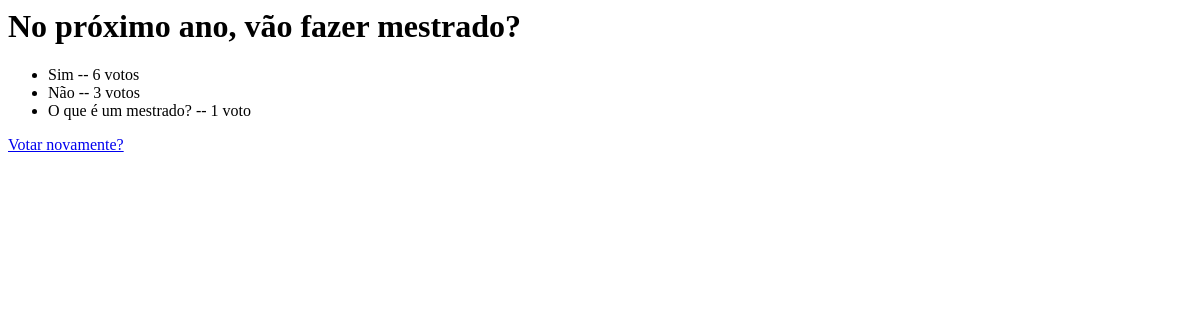
Before: /votacao/3/resultados with the older database file.
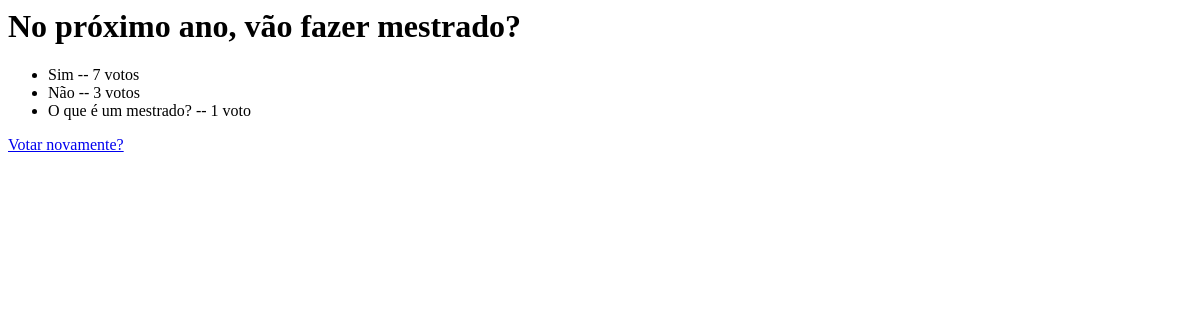
After: the same page with the newer database file.
### votacao/models.py (models this page shows, shortened)
class Questao(models.Model):
    questao_texto = models.CharField(max_length=200)
    pub_data = models.DateTimeField('data de publicacao')

class Opcao(models.Model):
    questao = models.ForeignKey(Questao, on_delete=models.CASCADE)
    opcao_texto = models.CharField(max_length=200)
    votos = models.IntegerField(default=0)

### votacao/views.py (the view)
# urls.py: path('<int:questao_id>/resultados', views.resultados, name='resultados'),
def resultados(request, questao_id):
    questao = get_object_or_404(Questao, pk=questao_id)
    return render(request, 'votacao/resultados.html', {'questao': questao})

### votacao/templates/votacao/resultados.html
<h1>{{ questao.questao_texto }}</h1>
<ul>
{% for opcao in questao.opcao_set.all %}
    <li>{{ opcao.opcao_texto }} -- {{ opcao.votos }} voto{{ opcao.votos|pluralize }}</li>
{% endfor %}
</ul>
<a href="{% url 'votacao:detalhe' questao.id %}">Votar novamente?</a>

Changed rows visible on the page:
changed Opcao "Sim": votos "6" → "7"
